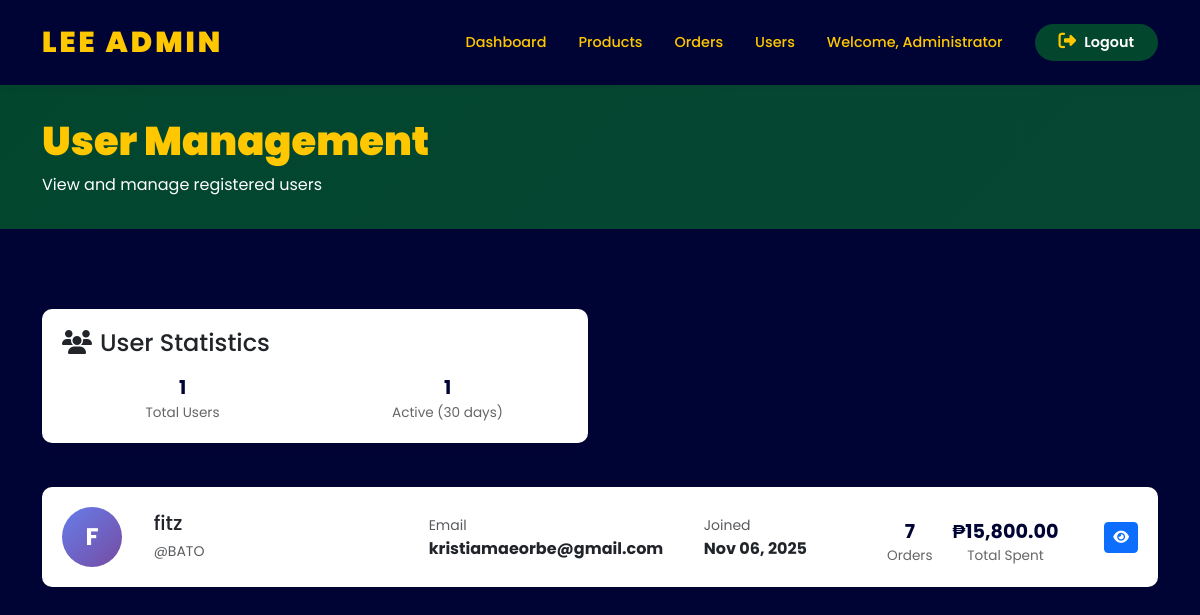
The page /admin/users.php (signed in) on the database its author committed.
### tables this page shows
CREATE TABLE `users` (
  `id` int(11) NOT NULL,
  `username` varchar(50) NOT NULL,
  `email` varchar(100) NOT NULL,
  `password` varchar(255) NOT NULL,
  `full_name` varchar(100) NOT NULL,
  `role` enum('admin','user') DEFAULT 'user',
  `created_at` timestamp NOT NULL DEFAULT current_timestamp(),
  `updated_at` timestamp NOT NULL DEFAULT current_timestamp() ON UPDATE current_timestamp()
);

### config/database.php (called while the page is built, shortened)
<?php
function formatPrice($price) {
    return '₱' . number_format($price, 2);
}
?>

### admin/users.php (the view, shortened to what this page needs)
<?php
require_once '../config/database.php';
$users_query = "SELECT u.*,
                COUNT(DISTINCT o.id) as total_orders,
                COALESCE(SUM(o.total_amount), 0) as total_spent
                FROM users u
                LEFT JOIN orders o ON u.id = o.user_id
                WHERE u.role = 'user'
                GROUP BY u.id
                ORDER BY u.created_at DESC";
$users = $conn->query($users_query);
$total_users = $conn->query("SELECT COUNT(*) as count FROM users WHERE role = 'user'")->fetch_assoc()['count'];
$active_users = $conn->query("SELECT COUNT(DISTINCT user_id) as count FROM orders WHERE created_at >= DATE_SUB(NOW(), INTERVAL 30 DAY)")->fetch_assoc()['count'];
?>
<!DOCTYPE html>
<html lang="en">
<head>
    <link href="https://cdn.jsdelivr.net/npm/bootstrap@5.3.0/dist/css/bootstrap.min.css" rel="stylesheet">
    <link rel="stylesheet" href="https://cdnjs.cloudflare.com/ajax/libs/font-awesome/6.4.0/css/all.min.css">
    <link rel="stylesheet" href="../css/style.css">
</head>
<body>
    <nav class="navbar navbar-expand-lg navbar-dark sticky-top">
        <div class="container">
            <a class="navbar-brand" href="index.php">LEE ADMIN</a>
            <div class="collapse navbar-collapse" id="navbarNav">
                <ul class="navbar-nav ms-auto">
                    <li class="nav-item"><a class="nav-link" href="index.php">Dashboard</a></li>
                    <li class="nav-item"><a class="nav-link" href="products.php">Products</a></li>
                    <li class="nav-item"><a class="nav-link" href="orders.php">Orders</a></li>
                    <li class="nav-item"><a class="nav-link active" href="users.php">Users</a></li>
                    <li class="nav-item">
                        <span class="nav-link">Welcome, <?php echo htmlspecialchars($_SESSION['full_name']); ?></span>
                    </li>
                </ul>
                <a href="../includes/logout.php" class="btn btn-logout ms-3">
                    <i class="fas fa-sign-out-alt me-2"></i>Logout
                </a>
            </div>
        </div>
    </nav>
    <div class="admin-header">
        <div class="container">
            <h1 class="admin-title">User Management</h1>
            <p class="mb-0">View and manage registered users</p>
        </div>
    </div>
    <div class="container py-5">
        <div class="row mb-4">
            <div class="col-md-6">
                <div class="stats-summary">
                    <h4 class="mb-3"><i class="fas fa-users me-2"></i>User Statistics</h4>
                    <div class="row">
                        <div class="col-6">
                            <div class="user-stat">
                                <div class="user-stat-value"><?php echo $total_users; ?></div>
                                <div class="user-stat-label">Total Users</div>
                            </div>
                        </div>
                        <div class="col-6">
                            <div class="user-stat">
                                <div class="user-stat-value"><?php echo $active_users; ?></div>
                                <div class="user-stat-label">Active (30 days)</div>
                            </div>
                        </div>
                    </div>
                </div>
            </div>
        </div>
        <?php if ($users->num_rows > 0): ?>
            <?php while ($user = $users->fetch_assoc()): ?>
                <div class="user-card">
                    <div class="row align-items-center">
                        <div class="col-md-1">
                            <div class="user-avatar">
                                <?php echo strtoupper(substr($user['full_name'], 0, 1)); ?>
                            </div>
                        </div>
                        <div class="col-md-3">
                            <h5 class="mb-1"><?php echo htmlspecialchars($user['full_name']); ?></h5>
                            <small class="text-muted">@<?php echo htmlspecialchars($user['username']); ?></small>
                        </div>
                        <div class="col-md-3">
                            <small class="text-muted">Email</small><br>
                            <strong><?php echo htmlspecialchars($user['email']); ?></strong>
                        </div>
                        <div class="col-md-2">
                            <small class="text-muted">Joined</small><br>
                            <strong><?php echo date('M d, Y', strtotime($user['created_at'])); ?></strong>
                        </div>
                        <div class="col-md-2">
                            <div class="user-stats">
                                <div class="user-stat">
                                    <div class="user-stat-value"><?php echo $user['total_orders']; ?></div>
                                    <div class="user-stat-label">Orders</div>
                                </div>
                                <div class="user-stat">
                                    <div class="user-stat-value"><?php echo formatPrice($user['total_spent']); ?></div>
                                    <div class="user-stat-label">Total Spent</div>
                                </div>
                            </div>
                        </div>
                        <div class="col-md-1 text-end">
                            <a href="view_user.php?id=<?php echo $user['id']; ?>"
                               class="btn btn-sm btn-primary"
                               title="View Details">
                                <i class="fas fa-eye"></i>
                            </a>
                        </div>
                    </div>
                </div>
            <?php endwhile; ?>
        <?php endif; ?>
    </div>
</body>
</html>

### css/style.css (style rules this page uses)
* { margin: 0; padding: 0; box-sizing: border-box; }
body { font-family: 'Poppins', sans-serif; background-color: #000435; }
.navbar { background-color: #000435; box-shadow: 0 2px 10px rgba(0,0,0,0.05); padding: 1rem 0; }
.navbar-brand { font-weight: 900; color: #FEC700 !important; font-size: 1.8rem; letter-spacing: 3px; }
.nav-link { font-weight: 500; color: #FEC700 !important; margin: 0 0.5rem; transition: color 0.3s; font-size: 0.9rem; }
.navbar .fas { color: #FEC700; cursor: pointer; transition: color 0.3s; font-size: 1.1rem; }
.btn-logout { background: #FEC700; border: none; color: #000435; font-weight: 600; padding: 0.5rem 1.5rem; border-radius: 25px; transition: all 0.3s; font-size: 0.9rem; }
.btn-logout { background: #02462E; color: white; }
.btn-logout i { color: white; }
.admin-header { background: linear-gradient(135deg, #02462E 0%, #064734 100%); padding: 2rem 0; color: white; margin-bottom: 2rem; }
.admin-title { font-size: 2.5rem; font-weight: 900; color: #FEC700; }

### admin/users.php (style rules this page uses)
.user-card { background: white; padding: 20px; border-radius: 10px; margin-bottom: 15px; box-shadow: 0 2px 8px rgba(0,0,0,0.1); transition: transform 0.2s; }
.user-avatar { width: 60px; height: 60px; border-radius: 50%; background: linear-gradient(135deg, #667eea 0%, #764ba2 100%); display: flex; align-items: center; justify-content: center; color: white; font-size: 1.5rem; font-weight: bold; }
.user-stats { display: flex; gap: 20px; margin-top: 10px; }
.user-stat { text-align: center; }
.user-stat-value { font-size: 1.2rem; font-weight: bold; color: #000435; }
.user-stat-label { font-size: 0.85rem; color: #666; }
.stats-summary { background: white; padding: 20px; border-radius: 10px; margin-bottom: 20px; box-shadow: 0 2px 8px rgba(0,0,0,0.1); }

### rows shown on the page
users: full_name "F", full_name "fitz", username "BATO", email "kristiamaeorbe@gmail.com", created_at "Nov 06, 2025", total_orders "7", total_spent "₱15,800.00"

### other values the page prints
$_SESSION['full_name'] "Administrator"
$total_users "1"
$active_users "1"
